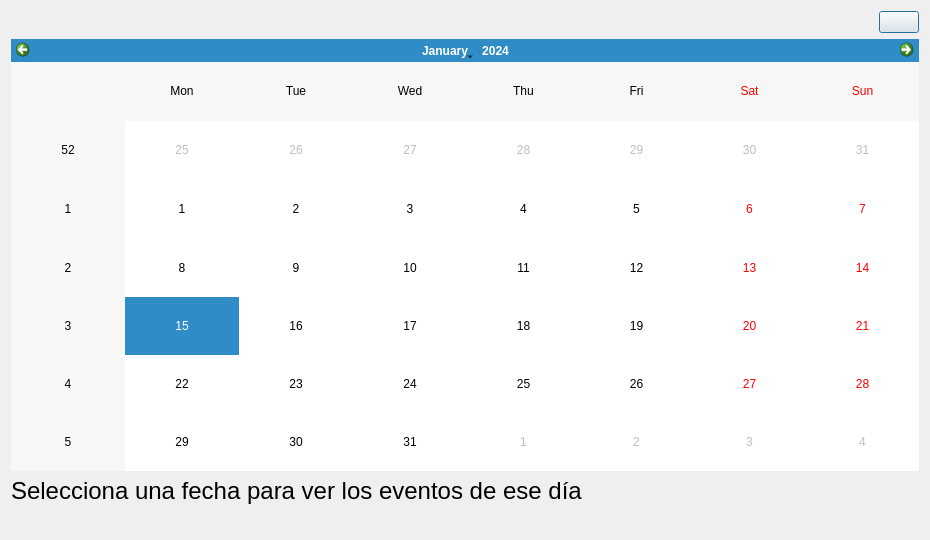
<?xml version="1.0" encoding="UTF-8"?>
<ui version="4.0">
 <class>Calendario</class>
 <widget class="QDialog" name="Calendario">
  <property name="geometry">
   <rect>
    <x>0</x>
    <y>0</y>
    <width>930</width>
    <height>540</height>
   </rect>
  </property>
  <property name="windowTitle">
   <string>Dialog</string>
  </property>
  <property name="styleSheet">
   <string notr="true">#pushButton {
backgorund-color: white;
}</string>
  </property>
  <layout class="QVBoxLayout" name="verticalLayout">
   <item alignment="Qt::AlignRight">
    <widget class="QPushButton" name="pushButton">
     <property name="text">
      <string/>
     </property>
     <property name="icon">
      <iconset resource="../../Recursos.qrc">
       <normaloff>:/greenicons/icons/greenicons/x.svg</normaloff>:/greenicons/icons/greenicons/x.svg</iconset>
     </property>
    </widget>
   </item>
   <item>
    <widget class="QCalendarWidget" name="calendarWidget"/>
   </item>
   <item>
    <widget class="QLabel" name="label">
     <property name="font">
      <font>
       <pointsize>18</pointsize>
      </font>
     </property>
     <property name="text">
      <string>Selecciona una fecha para ver los eventos de ese día</string>
     </property>
    </widget>
   </item>
   <item>
    <widget class="QLabel" name="label_2">
     <property name="font">
      <font>
       <pointsize>12</pointsize>
      </font>
     </property>
     <property name="text">
      <string/>
     </property>
    </widget>
   </item>
  </layout>
 </widget>
 <resources>
  <include location="../../Recursos.qrc"/>
 </resources>
 <connections/>
</ui>
